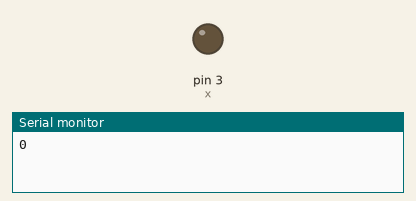
Simulated run of this sketch. Board: Arduino Uno, built with avr-gcc and run on an emulated ATmega328P. On the bench: output pins drawn as LEDs (lit = HIGH), the last lines printed to the serial monitor.

Above: at 0.05 s.
At 9.96 s:
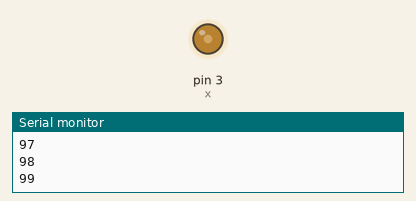
At 19.98 s:
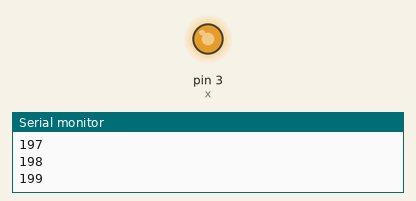
At 39.93 s:
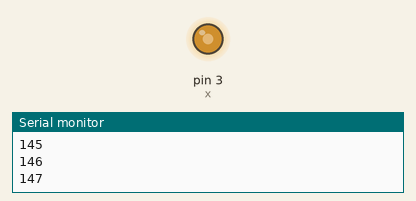
Timing chart, 0 to 40.0 s (numbered marks = the images above):
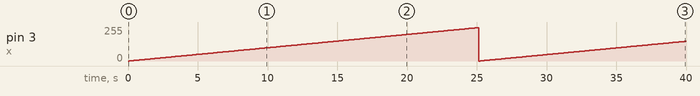

The sketch:

analog_mosfet.ino
```cpp
// this code was to use MOSFET as driver for device/instrument with higher voltage than 5v.
// where arduino works with 5v/3.3v, you cant use it for device with higher than 5v.
// In this you can choose any type of MOSFET (N/P channel) but you have to connect the gnd (-ev) of both (device & arduino) in common.
// refer the image from the site for connection https://aws1.discourse-cdn.com/arduino/original/4X/e/c/a/ecafb870fafa9dc4fcbe8c8b28c03b2b8dfc8d60.jpeg

// here i have choosen pin 3, where you can choose any pin with PWM capability.

int x=3,i=0;
void setup(){
    pinMode(x,OUTPUT);
    Serial.begin(9600);
}
void loop(){
    // I used a range of 0 to 250 in analogWrite ("i"value) the full rage of operation waws 0 to 255.

    for(i;i<=250;i++) {
        analogWrite(x,i);
        Serial.println(i);
        delay(100);
    }
    i=0;
    // for loop stops when the value of "i" reach 250.
    // so to run the loop again i declare i as 0 in the end, thus loop go endless.
}
```

Measured:
- by itself, pin 3 (x): 0/255 → 1/255 at 0.10 s, → 2/255 0.10 s later, → 3/255 0.10 s later, → 4/255 0.10 s later, … (399 changes in this stretch)
